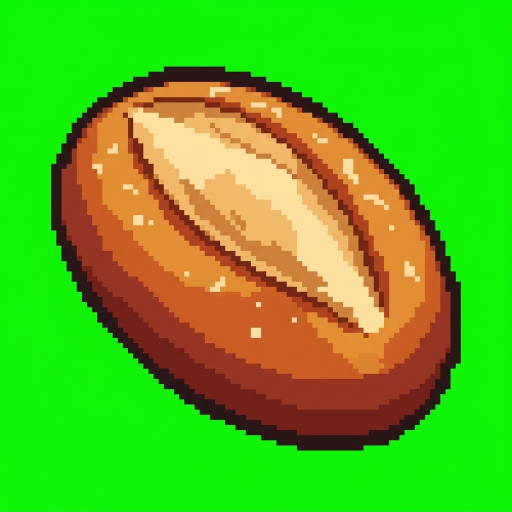
#> input picture art/source/16-ekmek.jpg, 1024 x 1024 px, found by its file name (shown at 1/2 size)
$ python key_art.py art/source/16-ekmek.jpg art/icons/ekmek.png --bg green --size 48
#> lines starting #> are read from the running program, lines starting #| are printed output that depends on the picture
#!/usr/bin/env python3
"""Google Flow'dan gelen görselin düz zeminini siler, kırpar ve oyuna uygun boyuta getirir.

Kullanım:
  python3 tool/key_art.py art/source/16-ekmek.jpg art/icons/ekmek.png --bg green --size 48
  python3 tool/key_art.py art/source/24-domates.jpg art/icons/domates.png --bg magenta --size 48
  python3 tool/key_art.py art/source/06-raf.jpg art/scene/raf.png --bg green --width 400

Zemin rengi:
  green   -> düz yeşil (#00FF00). Yeşil parçası olan ürünlerde kullanma: yaprak da silinir.
  magenta -> düz mor-pembe (#FF00FF). Domates, elma gibi yeşil sapı olan ürünler için.

Görselleri elle düzenleme; kaynağı art/source/ altında tut ve bu betikle yeniden üret.
Gerekli: pip install Pillow
"""
import argparse
from PIL import Image


def key(im, bg):
    px = im.load()
    w, h = im.size
    for y in range(h):
        for x in range(w):
            r, g, b, a = px[x, y]
            if bg == 'green':
                if g > 150 and g > r + 60 and g > b + 60:
                    px[x, y] = (0, 0, 0, 0)
                elif g > r + 25 and g > b + 25 and g > 140:  # kenardaki yeşil saçak
                    px[x, y] = (r, max(r, b), b, a)
            else:
                if r > 150 and b > 120 and g < 110:
                    px[x, y] = (0, 0, 0, 0)
                elif r > g + 50 and b > g + 50:  # kenardaki mor saçak
                    px[x, y] = (r, g, min(b, g + 20), a)
    return im


def main():
    ap = argparse.ArgumentParser()
    ap.add_argument('src')
    ap.add_argument('dst')
    ap.add_argument('--bg', choices=['green', 'magenta'], default='green')
    ap.add_argument('--size', type=int, help='ürün simgesi: en uzun kenar (ör. 48)')
    ap.add_argument('--width', type=int, help='sahne görseli: genişlik (ör. 400)')
    a = ap.parse_args()
    im = key(Image.open(a.src).convert('RGBA'), a.bg)
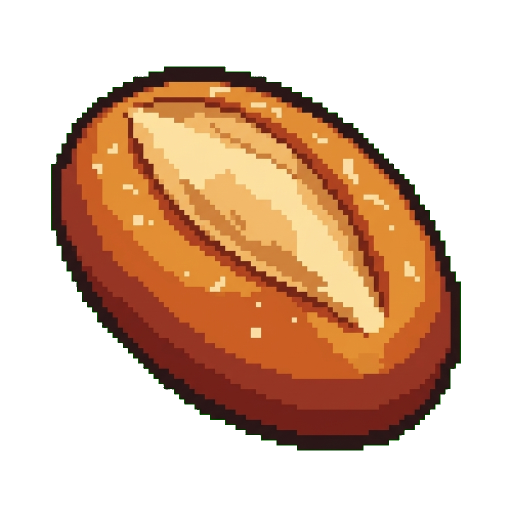
#> im: PIL image 1024x1024 RGBA (shown at 1/2 size); mean R, G, B, A 77.5, 45.7, 24.4, 112.9; transparent parts drawn white
    im = im.crop(im.getbbox())
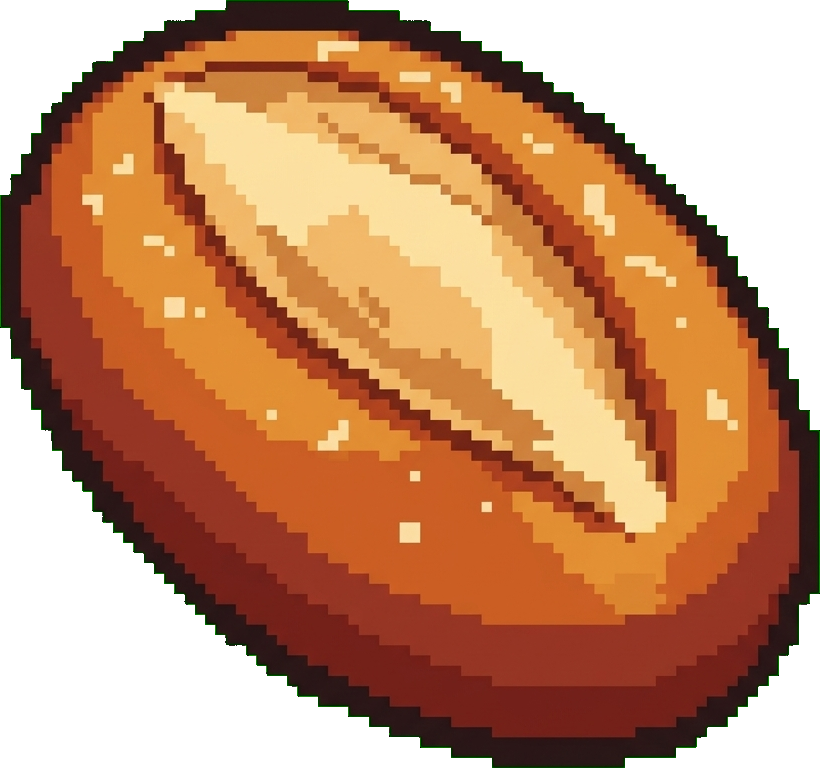
#> im: PIL image 820x768 RGBA; mean R, G, B, A 129, 76.1, 40.7, 188; transparent parts drawn white
    if a.size:
        im.thumbnail((a.size, a.size), Image.BOX)
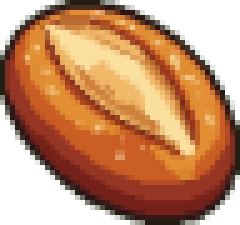
#> im: PIL image 48x45 RGBA (shown 5 times larger); mean R, G, B, A 129.7, 77.5, 41, 187.9; transparent parts drawn white
    elif a.width:
        im = im.resize((a.width, round(im.height * a.width / im.width)), Image.BOX)
    im.save(a.dst)
    print(a.dst, im.size)
#| art/icons/ekmek.png (48, 45)


if __name__ == '__main__':
    main()

$ run again, with art/source/06-raf.jpg copied over art/source/16-ekmek.jpg
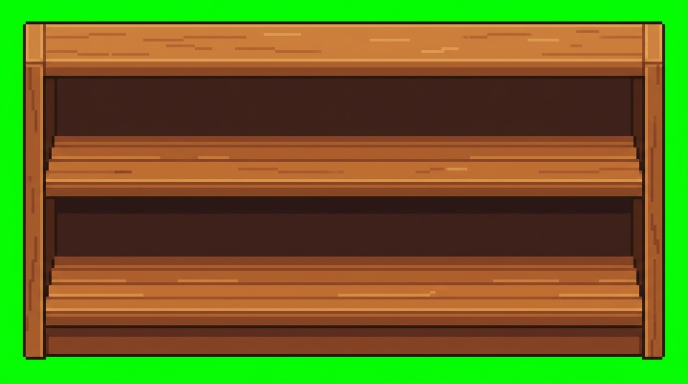
#> input picture art/source/06-raf.jpg, 1376 x 768 px, found by its file name (shown at 1/2 size)
#> in main, `im = im.crop(im.getbbox())`:
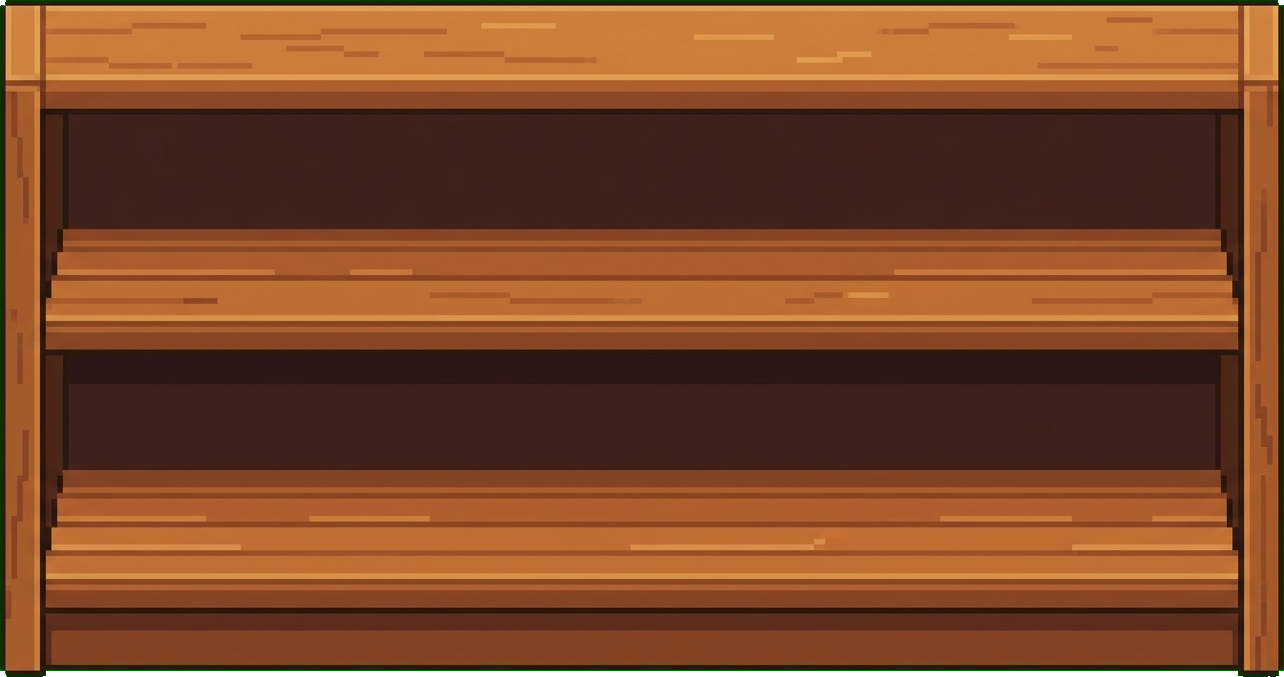
#> im: PIL image 1284x677 RGBA; mean R, G, B, A 123.7, 69.9, 37.4, 252.9; transparent parts drawn white
#> in main, `im.thumbnail((a.size, a.size), Image.BOX)`:
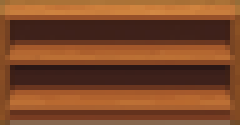
#> im: PIL image 48x25 RGBA (shown 5 times larger); mean R, G, B, A 124.6, 70.4, 37.6, 252.8; transparent parts drawn white
#| art/icons/ekmek.png (48, 25)

$ run again, with art/scene/raf.png saved as art/source/16-ekmek.jpg
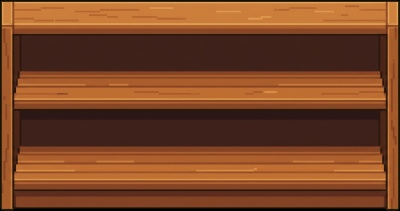
#> input picture art/scene/raf.png, 400 x 211 px, found by its file name
#> in main, `im.thumbnail((a.size, a.size), Image.BOX)`:
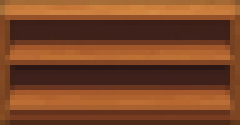
#> im: PIL image 48x25 RGBA (shown 5 times larger); mean R, G, B, A 123.1, 69.1, 37.4, 255
#| art/icons/ekmek.png (48, 25)
